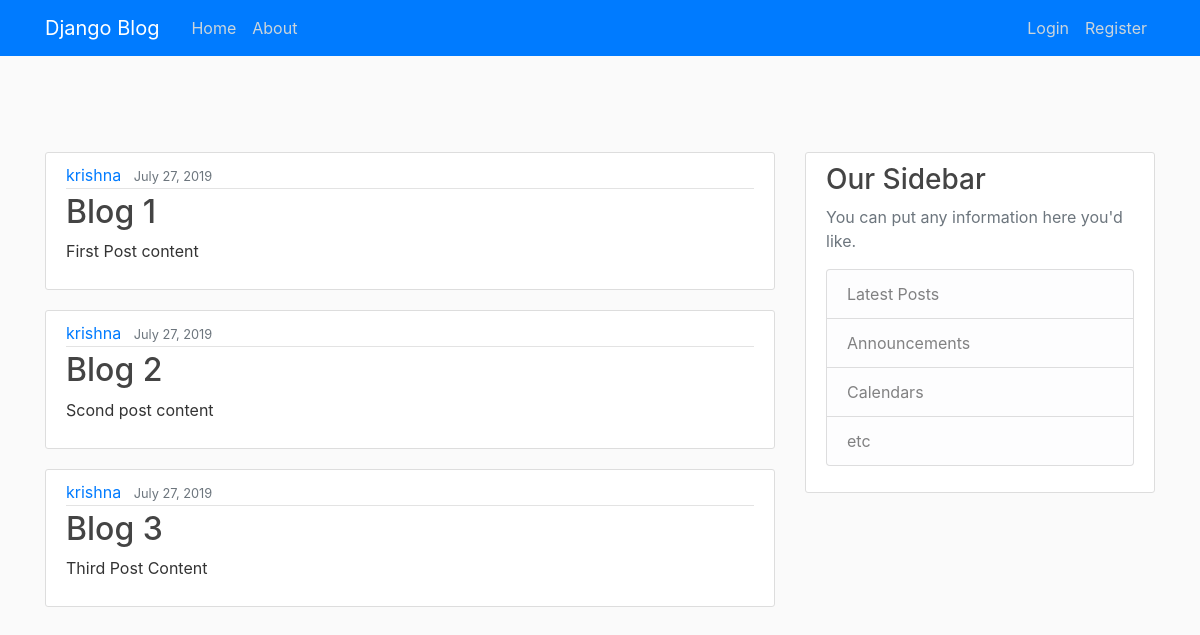
Screenshot of /blog/ with the database file from the repository.
### Blog/models.py (models this page shows, shortened)
class Post(models.Model):
    title=models.CharField(max_length=100)
    content=models.TextField()
    date_posted=models.DateTimeField(default=timezone.now)
    author=models.ForeignKey(User, on_delete=models.CASCADE)

### Blog/views.py (the view)
# urls.py: path('',views.home,name='blog-home'),
def home(request):
    context={'posts':Post.objects.all()}
    return render(request,'Blog/home.html',context)

### Blog/templates/Blog/home.html
{% extends "Blog/base.html" %}
{% block content %}
          {% for post in posts %}
          <article class="media content-section">
              <div class="media-body">
              <div class="article-metadata">
              <a class="mr-2" href="#">{{ post.author }}</a>
              <small class="text-muted">{{ post.date_posted|date:"F d, Y" }}</small>
              </div>
              <h2><a class="article-title" href="#">{{ post.title }}</a></h2>
              <p class="article-content">{{ post.content }}</p>
              </div>
            </article>
          {% endfor %}
{% endblock content %}

### Blog/templates/Blog/base.html (shortened to what this page needs)
{% load static %}
<!DOCTYPEhtml>
<html>
<head>
    <link rel="stylesheet" href="https://stackpath.bootstrapcdn.com/bootstrap/4.3.1/css/bootstrap.min.css">
    <link rel="stylesheet" type="text/css" href="{% static 'blog/main.css' %}">
</head>
<body>
  <header class="site-header">
    <nav class="navbar navbar-expand-md navbar-dark bg-primary fixed-top">
        <div class="container">
          <a class="navbar-brand mr-4" href="{% url 'blog-home' %}">Django Blog</a>
          <div class="collapse navbar-collapse" id="navbarToggle">
            <div class="navbar-nav mr-auto">
              <a class="nav-item nav-link" href="{% url 'blog-home' %}">Home</a>
              <a class="nav-item nav-link" href="{% url 'blog-about' %}">About</a>
          </div>
          <div class="navbar-nav">
              <a class="nav-item nav-link" href="#">Login</a>
              <a class="nav-item nav-link" href="{% url 'register'%}">Register</a>
          </div>
          </div>
        </div>
        </nav>
    </header>
  <br><br><br>
  <main role="main" class="container">
  <div class="row">
    <div class="col-md-8">
      {% block content %}{% endblock %}
    </div>
    <div class="col-md-4">
      <div class="content-section">
        <h3>Our Sidebar</h3>
        <p class='text-muted'>You can put any information here you'd like.
          <ul class="list-group">
            <li class="list-group-item list-group-item-light">Latest Posts</li>
            <li class="list-group-item list-group-item-light">Announcements</li>
            <li class="list-group-item list-group-item-light">Calendars</li>
            <li class="list-group-item list-group-item-light">etc</li>
          </ul>
        </p>
      </div>
    </div>
  </div>
</main>
</body>
</html>

### Blog/static/Blog/main.css (style rules this page uses)
body { background: #fafafa; color: #333333; margin-top: 5rem; }
h1, h2, h3, h4, h5, h6 { color: #444444; }
ul { margin: 0; }
.site-header .navbar-nav .nav-link { color: #cbd5db; }
.content-section { background: #ffffff; padding: 10px 20px; border: 1px solid #dddddd; border-radius: 3px; margin-bottom: 20px; }
.article-title { color: #444444; }
.article-content { white-space: pre-line; }
.article-metadata { padding-bottom: 1px; margin-bottom: 4px; border-bottom: 1px solid #e3e3e3 }

### rows the page displays
Post: author "krishna", date_posted "July 27, 2019", title "Blog 1", content "First Post content"
Post: author "krishna", date_posted "July 27, 2019", title "Blog 2", content "Scond post content"
Post: author "krishna", date_posted "July 27, 2019", title "Blog 3", content "Third Post Content"
